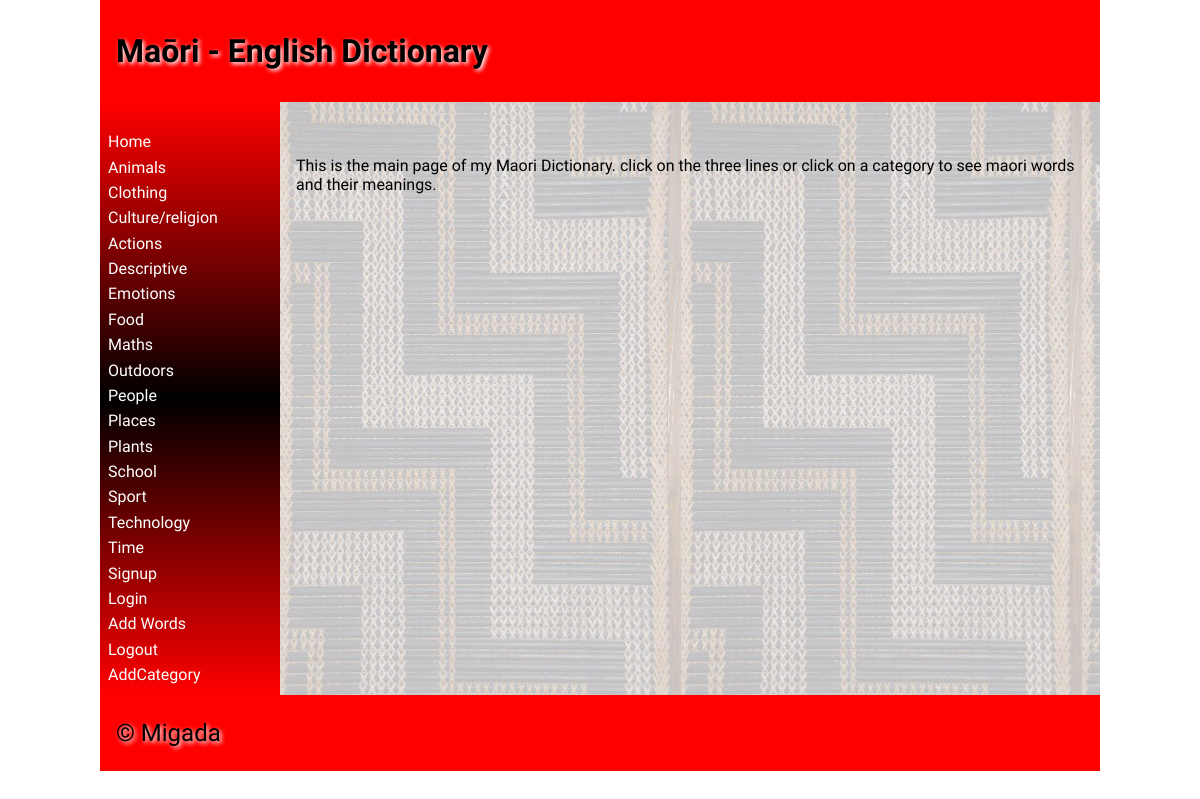
Before: / with the older database file.
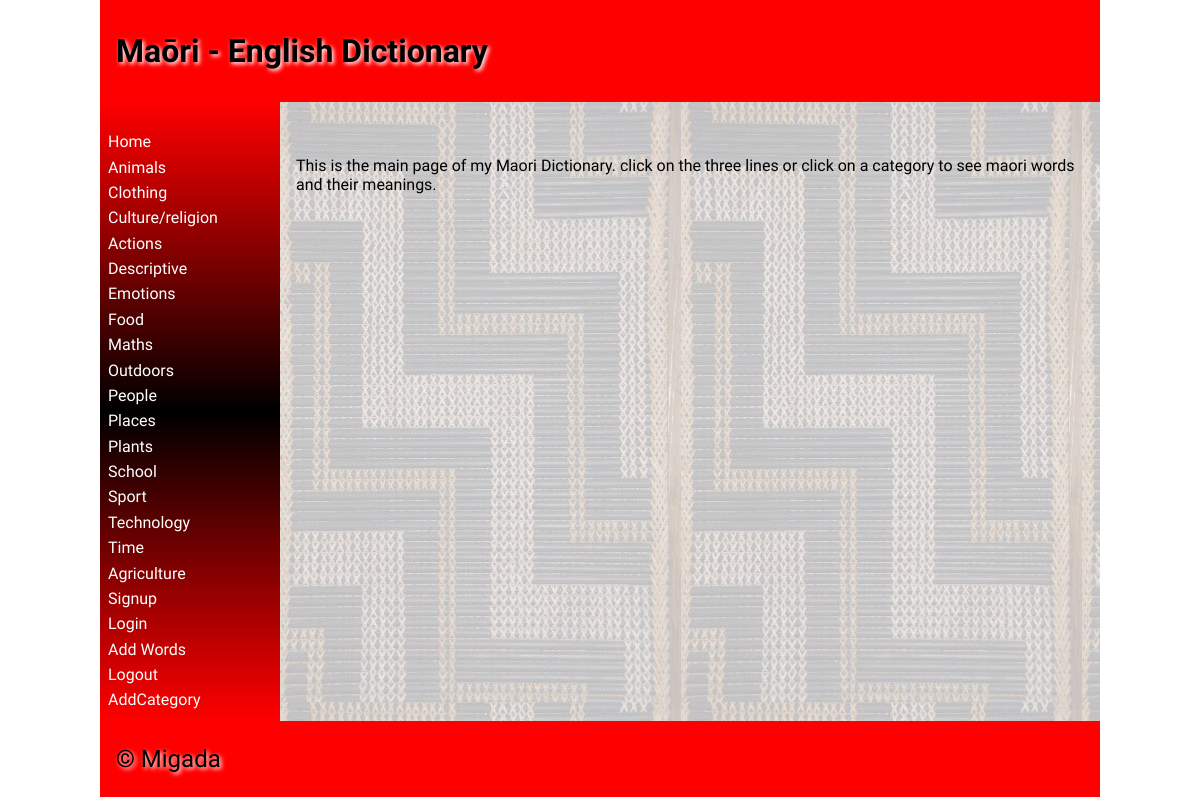
After: the same page with the newer database file.
### tables this page shows
CREATE TABLE "category"
(
	categoryid INTEGER
		constraint category_pk
			primary key autoincrement,
	category varchar(30)
);

### app.py (the view)
@app.route('/')
def render_home():
    if is_logged_in():
        print("logged in")
    print(session)
    return return_page('home.html', logged_in=is_logged_in())

### app.py (called while the page is built)
def create_connection(db_file):
    try:
        connection = sqlite3.connect(db_file)
        return connection
    except Error as e:
        print(e)

def return_page(page, **extras):
    con = create_connection("maori_dictionary.db")
    query = "SELECT categoryid, category  FROM category"
    cur = con.cursor()
    cur.execute(query)
    categorylist = dict(cur.fetchall())
    con.close
    return render_template(page, categories=categorylist, **extras)

def is_logged_in():
    if session.get("email") is None:
        print("not logged in")
        return False
    else:
        print("logged in")
        return True

### templates/home.html (shortened to what this page needs)
{% extends 'base.html' %}
{% block heading %}Maōri - English Dictionary{% endblock %}
{% block main %}
<br>
<br>
This is the main page of my Maori Dictionary. click on the three lines or click on a category to see maori words and their meanings.
{% endblock %}

### templates/base.html (shortened to what this page needs)
<!doctype html>
<html lang="en">
<head>
	<link href="{{ url_for('static', filename='css/style.css') }}" rel="stylesheet">
</head>
<body>
	<div id="container">
		<header>
			<h1>{% block heading %}{% endblock %}</h1>
		</header>
		<nav>
			<ul>
                <li><a href="\">Home</a></li>
                {% for id, category in categories.items() %}
                    <li><a href="\categorypage?category={{ id }}">{{ category|title }}</a></li>
                {% endfor %}
                <li><a href="\signup">Signup</a></li>
                <li><a href="\login">Login</a></li>
                <li><a href="\addword">Add Words</a></li>
                <li><a href="\logout">Logout</a></li>
                <li><a href="\add_category">AddCategory</a></li>
			</ul>
		</nav>
		<main>
            {% block main%}{% endblock %}
        </main>
		<footer>
			<p>
				&copy; Migada
			</p>
		</footer>
	</div>
</body>
</html>

### static/css/style.css (style rules this page uses)
* { font-family: Comfortaa, sans-serif; margin: 0; padding: 0; box-sizing: border-box; }
#container { display: grid; grid-template-columns: 75px auto; grid-template-areas: 'nav header' 'main main' 'footer footer'; }
header { grid-area: header; background-color: #f00; padding: 1rem; }
nav { grid-area: nav; }
main { grid-area: main; padding: 1rem; background-color: #edd; }
h1, h2, h3, h4 { padding: 1rem 0; font-family: 'Suez One', serif; color: #000; text-shadow: 2px 2px 4px #fff; }
p { padding: 0.5rem 0; }
a { color: #222; }
footer { grid-area: footer; padding: 1rem; background-color: #f00; }
footer p { color: #000; text-shadow: 2px 2px 4px #fff; font-size: 1.5rem; }
@media only screen and (min-width: 768px) { #container { grid-template-columns: 180px auto; grid-template-areas: 'header header' 'nav main' 'footer footer'; } }
@media only screen and (min-width: 768px) { nav { background: linear-gradient(180deg, rgba(255,0,0,1) 0%, rgba(0, 0, 0, 1) 50%, rgba(255,0,0,1) 100%); padding: 0.5rem; } }
@media only screen and (min-width: 768px) { nav ul { list-style: none; } }
@media only screen and (min-width: 768px) { nav li { padding: 0.2rem 0; } }
@media only screen and (min-width: 768px) { nav a { color: #fff; text-decoration: none; } }
@media only screen and (min-width: 768px) { main { background-image: url('/poutama.jpg'); } }
@media only screen and (min-width: 1000px) { #container { width: 1000px; margin: auto; } }

Changed rows visible on the page:
added category: category "Agriculture"
